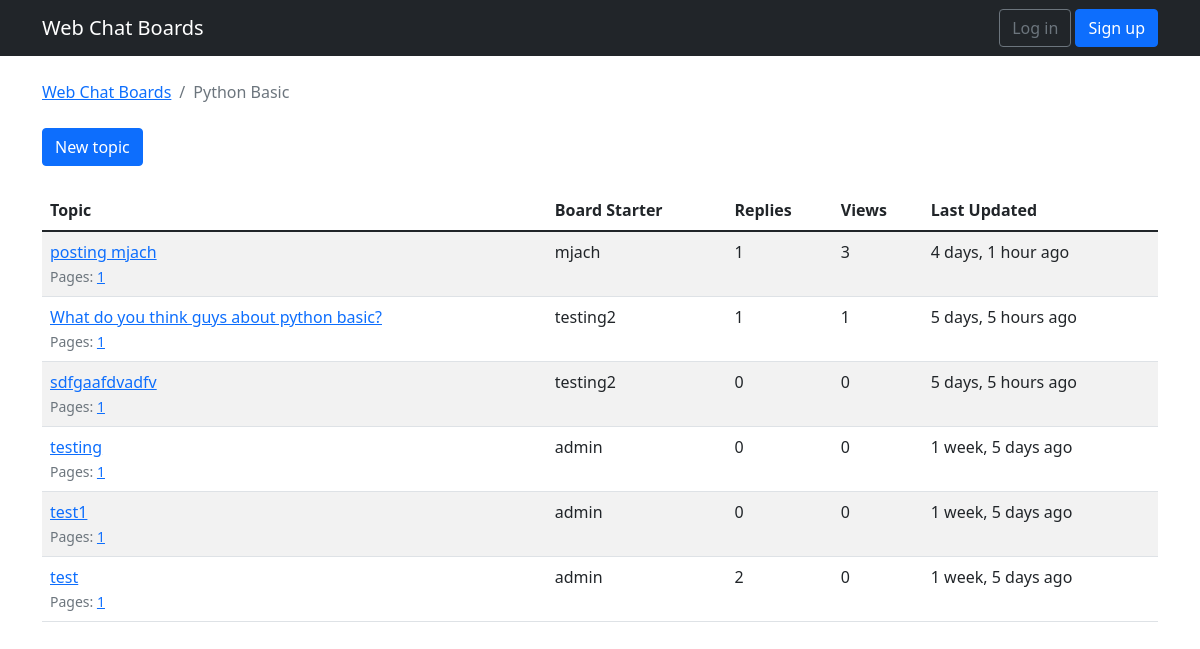
/board_topic/1/, run on an earlier commit of the app's database.
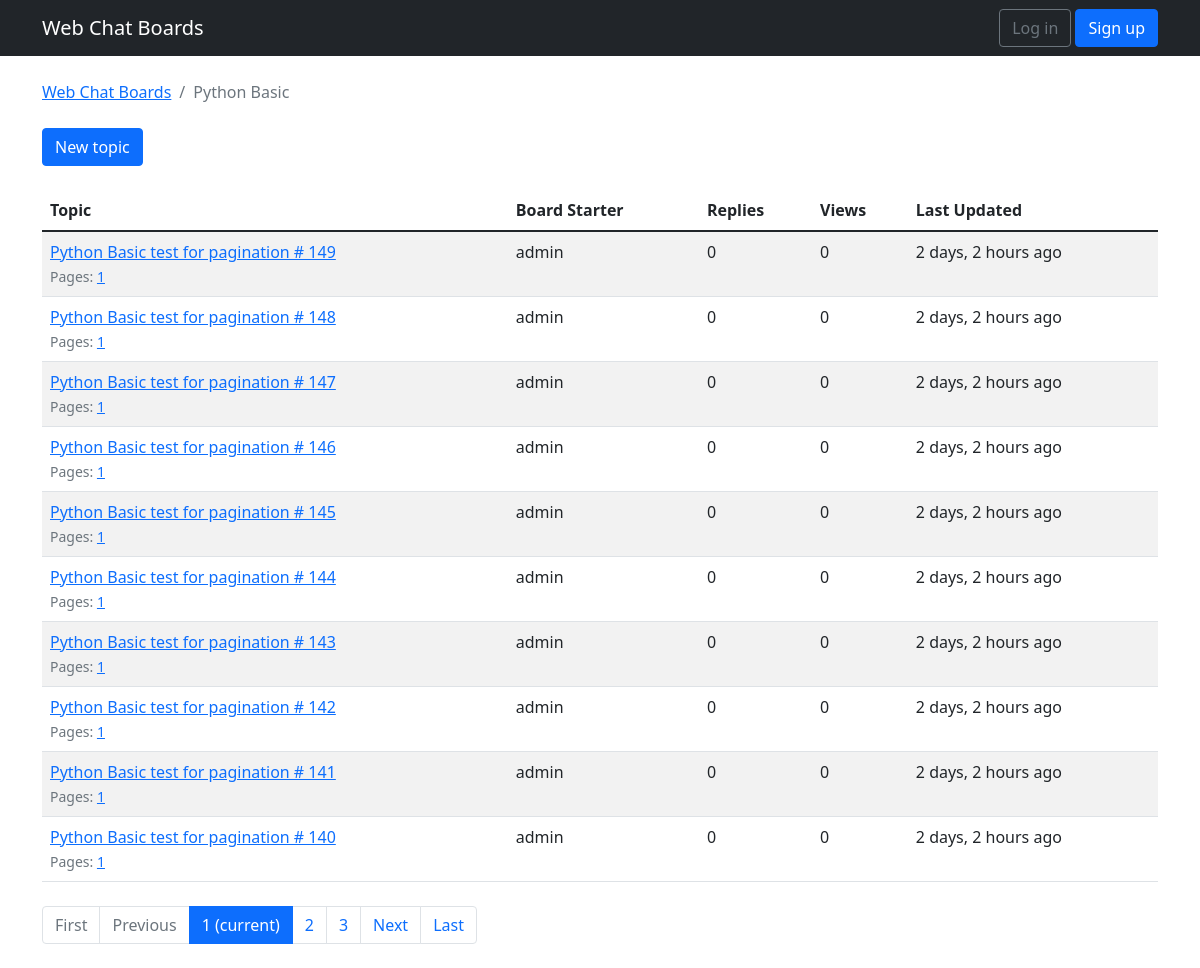
And on a later commit of the database.
### webchat/models.py (models this page shows, shortened)
class ChatTopic(models.Model):
    subject = models.CharField(max_length = 250)
    lastUpdate = models.DateTimeField(auto_now_add = True)
    boardName = models.ForeignKey(ChatBoard, related_name='topics',on_delete=models.CASCADE)
    boardStarter = models.ForeignKey(User, related_name='topics',on_delete=models.CASCADE)
    views = models.PositiveIntegerField(default=0)
    def get_page_count(self):
        count = self.posts.count()
        pages = count / 15
        return math.ceil(pages)
    def has_many_pages(self, count = None):
        if count is None:
            count = self.get_page_count()
        return count > 6
    def get_page_range(self):
        count = self.get_page_count()
        if self.has_many_pages(count):
            return range(1,5)
        return range(1, count + 1)

### webchat/views.py (the view)
# urls.py: re_path(r'^board_topic/(?P<pk>\d+)/$', views.TopicListView.as_view(),
class TopicListView(ListView):
    model = ChatTopic
    context_object_name = 'topics'
    template_name = 'chat_board_topics.html'
    paginate_by = 10
    def get_context_data(self, **kwargs):
        kwargs['chat_board'] = self.chat_board
        return super().get_context_data(**kwargs)
    def get_queryset(self):
        self.chat_board = get_object_or_404(ChatBoard, pk = self.kwargs.get('pk'))
        queryset = self.chat_board.topics.order_by('-lastUpdate').annotate(replies=Count('posts') - 1)
        return queryset

### templates/chat_board_topics.html (shortened to what this page needs)
{% extends 'base.html' %}
{% load humanize %}
{% block breadcrumb %}
        <li class="breadcrumb-item"><a href="{% url 'home' %}">Web Chat Boards</a></li>
        <li class="breadcrumb-item active">{{ chat_board.name }}</li>
{% endblock %}
{% block content %}
<div class="mb-4">
  <a href="{% url 'new_board_topic' chat_board.pk %}" class="btn btn-primary">New topic</a>
</div>
<table class="table table-striped mb-4">
    <thead class="thead-inverse">
      <tr>
        <th>Topic</th>
        <th>Board Starter</th>
        <th>Replies</th>
        <th>Views</th>
        <th>Last Updated</th>
      </tr>
    </thead>
    <tbody>
      {% for topic in topics %}
          {% url 'topic_posts' chat_board.pk topic.pk as topic_url %}
        <tr>
            <td>
                <p class="mb-0">
                    <a href="{{ topic_url }}">{{ topic.subject }}</a>
                </p>
                <small class="text-muted">
                    Pages:
                    {% for i in topic.get_page_range %}
                        <a href="{{ topic_url }}?page={{ i }}">{{ i }}</a>
                    {% endfor %}
                </small>
            </td>
            <td>{{ topic.boardStarter.username }}</td>
            <td>{{ topic.replies }}</td>
            <td>{{ topic.views }}</td>
            <td>{{ topic.lastUpdate|naturaltime }}</td>
        </tr>
      {% endfor %}
    </tbody>
  </table>
  {% include 'includes/pagination.html' %}
{% endblock %}

What changed in the data, as far as the page shows it:
no longer on this page (row edited): ChatTopic: subject "posting mjach", get_page_range "1", boardStarter.username "mjach", replies "1", views "3", lastUpdate "4 days, 1 hour ago"
no longer on this page (row unchanged): ChatTopic: subject "What do you think guys about python basic?", get_page_range "1", boardStarter.username "testing2", replies "1", views "1", lastUpdate "5 days, 5 hours ago"
no longer on this page (row unchanged): ChatTopic: subject "sdfgaafdvadfv", get_page_range "1", boardStarter.username "testing2", replies "0", views "0", lastUpdate "5 days, 5 hours ago"
no longer on this page (row unchanged): ChatTopic: subject "testing", get_page_range "1", boardStarter.username "admin", replies "0", views "0", lastUpdate "1 week, 5 days ago"
no longer on this page (row unchanged): ChatTopic: subject "test1", get_page_range "1", boardStarter.username "admin", replies "0", views "0", lastUpdate "1 week, 5 days ago"
no longer on this page (row unchanged): ChatTopic: subject "test", get_page_range "1", boardStarter.username "admin", replies "2", views "0", lastUpdate "1 week, 5 days ago"
added ChatTopic: subject "Python Basic test for pagination # 149", get_page_range "1", boardStarter.username "admin", replies "0", views "0", lastUpdate "2 days, 2 hours ago"
added ChatTopic: subject "Python Basic test for pagination # 148", get_page_range "1", boardStarter.username "admin", replies "0", views "0", lastUpdate "2 days, 2 hours ago"
added ChatTopic: subject "Python Basic test for pagination # 147", get_page_range "1", boardStarter.username "admin", replies "0", views "0", lastUpdate "2 days, 2 hours ago"
added ChatTopic: subject "Python Basic test for pagination # 146", get_page_range "1", boardStarter.username "admin", replies "0", views "0", lastUpdate "2 days, 2 hours ago"
added ChatTopic: subject "Python Basic test for pagination # 145", get_page_range "1", boardStarter.username "admin", replies "0", views "0", lastUpdate "2 days, 2 hours ago"
added ChatTopic: subject "Python Basic test for pagination # 144", get_page_range "1", boardStarter.username "admin", replies "0", views "0", lastUpdate "2 days, 2 hours ago"
added ChatTopic: subject "Python Basic test for pagination # 143", get_page_range "1", boardStarter.username "admin", replies "0", views "0", lastUpdate "2 days, 2 hours ago"
added ChatTopic: subject "Python Basic test for pagination # 142", get_page_range "1", boardStarter.username "admin", replies "0", views "0", lastUpdate "2 days, 2 hours ago"
added ChatTopic: subject "Python Basic test for pagination # 141", get_page_range "1", boardStarter.username "admin", replies "0", views "0", lastUpdate "2 days, 2 hours ago"
added ChatTopic: subject "Python Basic test for pagination # 140", get_page_range "1", boardStarter.username "admin", replies "0", views "0", lastUpdate "2 days, 2 hours ago"
Also different on the page:
text now shown: "First Previous Next Last"
new list line: "1 (current)"
new list line: "2"
new list line: "3"
